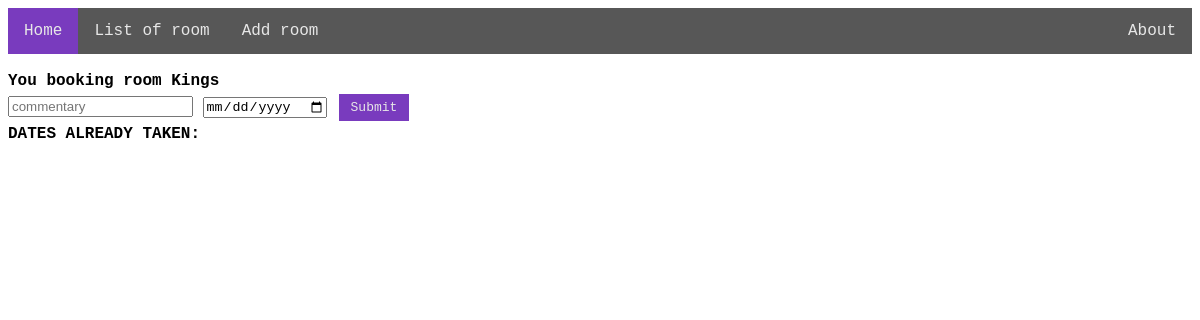
Before: /room/reserve/1 with the older database file.
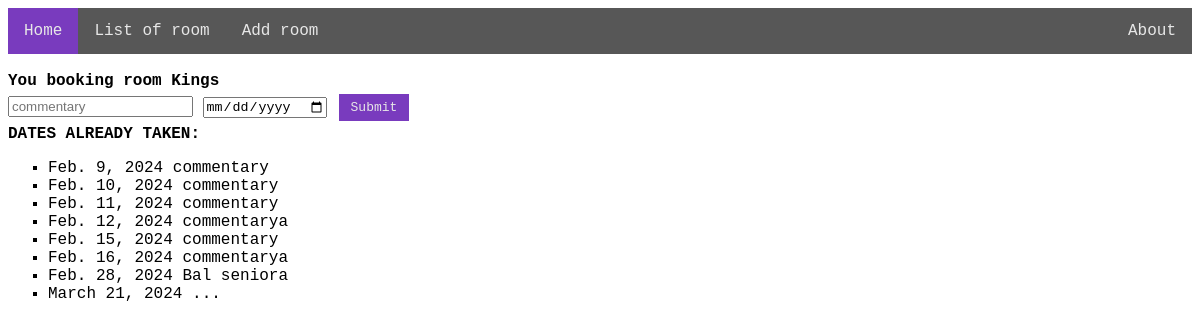
After: the same page with the newer database file.
### RoomManager/models.py (models this page shows)
class RoomManager(models.Model):
    date = models.DateField()
    room_id = models.ForeignKey(Room, on_delete=models.CASCADE)
    commentary = models.TextField(blank=True)
    class Meta:
        unique_together = ('room_id', 'date')
        ordering = ('date',)

### RoomManager/views.py (the view, shortened to what this page needs)
# urls.py: path('room/reserve/<int:id>', views.RoomReserve.as_view(), name='RoomReserve'),
class RoomReserve(View):
    def get(self, request, id):
        room = Room.objects.get(id=id)
        today = date.today()
        return render(request, 'room_reserve.html', {'room': room, 'today': today})

### templates/room_reserve.html (shortened to what this page needs)
{% extends 'home.html' %}
{% block content %}
    {% load static %}
    <link rel="stylesheet" type="text/css" href="{% static 'css/main.css' %}">
    <form method="POST">
        <br>
        <strong>You booking room {{ room.room_name }}</strong>
        <br>
        <input type="text" name="commentary" value="" placeholder="commentary">
        <input type="date" name="date" value="today" min="{{ today }}">
        <input class="bnt" type="submit">
        <br>
        <strong>DATES ALREADY TAKEN:</strong>
        <ul>
            {% for room in room.roommanager_set.all %}
                <li>{{ room.date }} {{ room.commentary }}</li>
            {% endfor %}
        </ul>
    </form>
{% endblock %}

Changed rows visible on the page:
added RoomManager: date "Feb. 9, 2024", commentary "commentary"
added RoomManager: date "Feb. 10, 2024", commentary "commentary"
added RoomManager: date "Feb. 11, 2024", commentary "commentary"
added RoomManager: date "Feb. 12, 2024", commentary "commentarya"
added RoomManager: date "Feb. 15, 2024", commentary "commentary"
added RoomManager: date "Feb. 16, 2024", commentary "commentarya"
added RoomManager: date "Feb. 28, 2024", commentary "Bal seniora"
added RoomManager: date "March 21, 2024", commentary "..."
